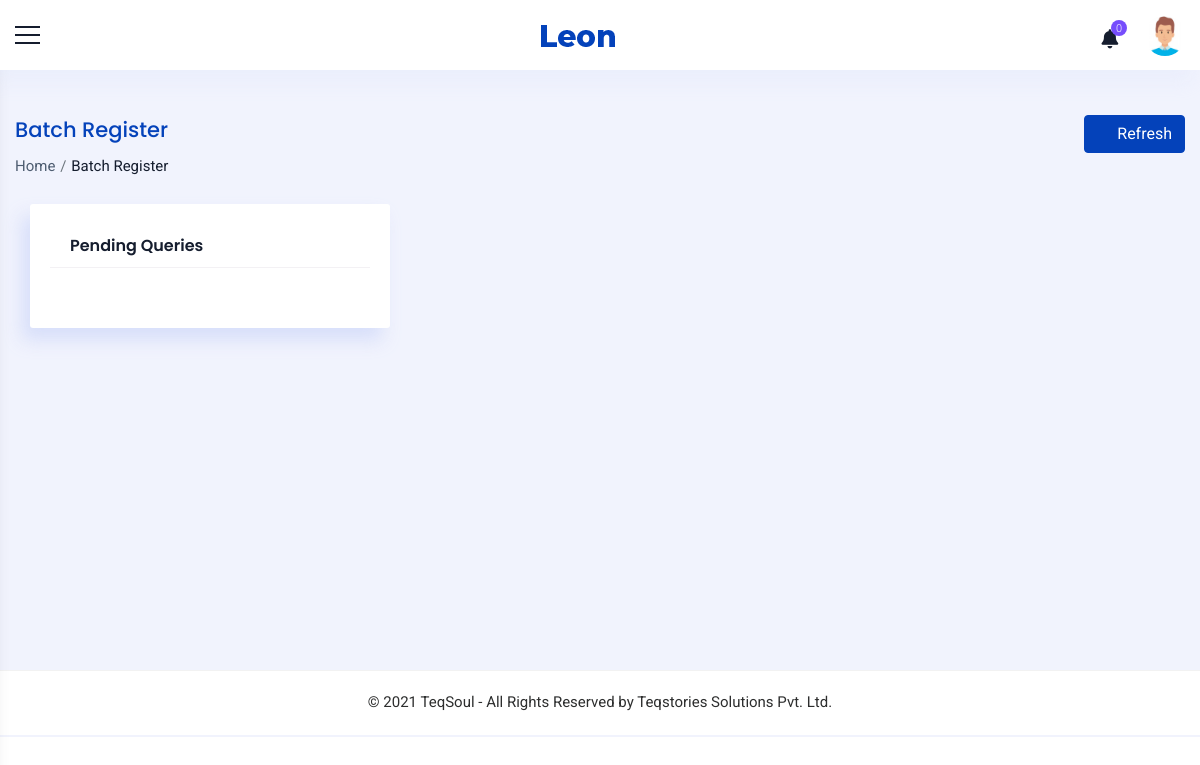
The app's page /trainer/queries/ (signed in), older data.
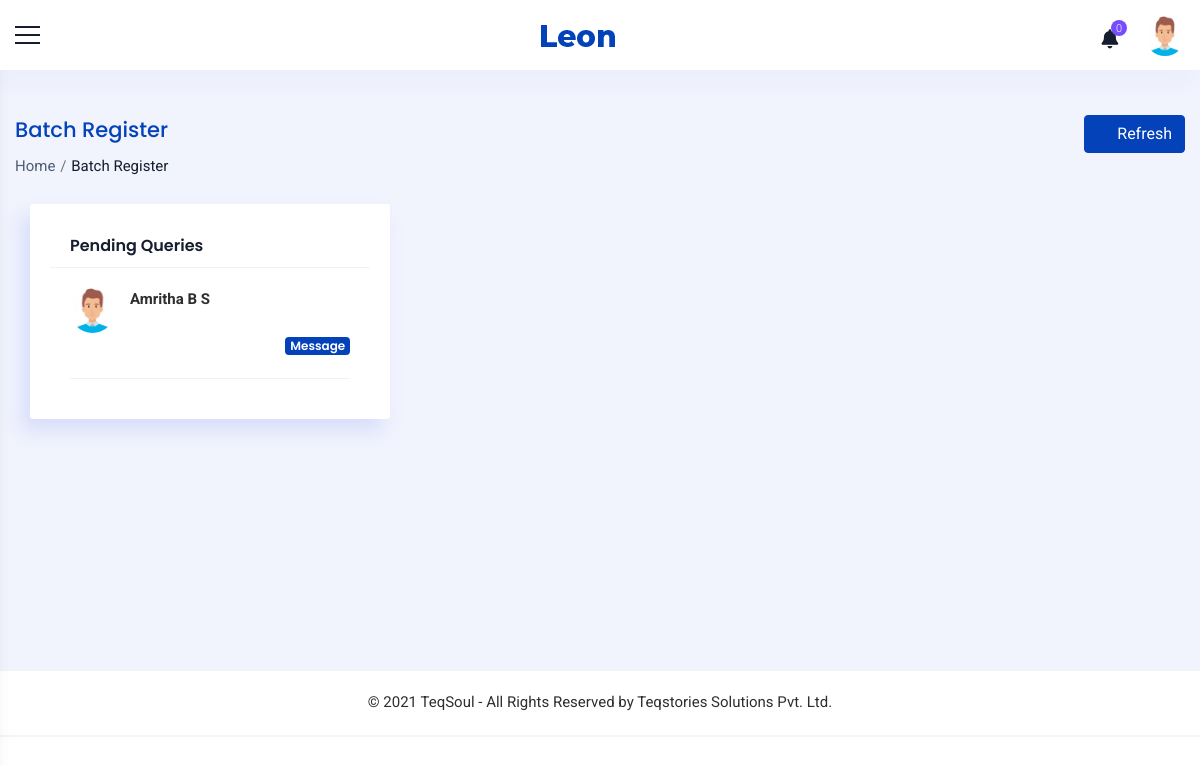
The same page, newer data.
### accounts/models.py (models this page shows, shortened)
class Staff(models.Model):
    value= (
    ('1', 'Operations'),
    ('2', 'Sales'),
    ('3', 'Trainer'),
    ('4', 'Admin'),
    ('5', 'Operations Manager'),
    ('6', 'Sales Manager'),
    ('7', 'Trainer Manager'),
    )
    user = models.OneToOneField(User,on_delete=models.CASCADE,null=True,blank=True)
    name = models.CharField(max_length=100,null=True, blank=True)
    empid = models.CharField(max_length=100,null=True, blank=True)
    mobile = models.CharField(max_length=10,null=True, blank=True)
    email = models.EmailField(max_length=200,null=True, blank=True)
    sex = models.CharField(max_length=10,null=True,choices=sex_choices, blank=True)
    dob = models.DateField(null=True, blank=True)
    doj = models.DateField(null=True, blank=True)
    blood_group = models.CharField(max_length=100,null=True, blank=True,choices=groups)
    house = models.CharField(max_length=100,null=True, blank=True)
    street =models.CharField(max_length=100,null=True, blank=True)
    street2 =models.CharField(max_length=100,null=True, blank=True)
    city = models.CharField(max_length=100,null=True, blank=True)
    state = models.CharField(max_length=100,null=True,choices=state, blank=True)
    pin = models.CharField(max_length=100,null=True,blank=True)
    stype = models.CharField(max_length=100,null=True,choices=value, blank=True)
    status = models.CharField(max_length=20,choices=(('Active','Active'),('Inactive','Inactive')),default='Active')
    profile_pic = models.ImageField(null=True, blank=True,upload_to='images/dp/',default='accounts/static/images/user3.png')
    facebook = models.CharField(max_length=1000, null=True, blank=True)
    linkedin = models.CharField(max_length=1000, null=True, blank=True)
    instagram = models.CharField(max_length=1000, null=True, blank=True)
    approval = models.BooleanField(null=True, blank=True, default=False)
    class Meta:
        unique_together = [['name']]

class ChatRoom(models.Model):
    user1 = models.ForeignKey(Staff,on_delete=models.CASCADE,null=True, blank=True,related_name="user1")
    user2 = models.ForeignKey(Staff,on_delete=models.CASCADE,null=True, blank=True,related_name="user2")
    student = models.ForeignKey(Student,on_delete=models.CASCADE,null=True, blank=True,related_name="client")
    user_1_status = models.CharField(max_length=100,null=True, blank=True,choices=(('Read','Read'),('Unread','Unread')))
    user_2_status = models.CharField(max_length=100,null=True, blank=True,choices=(('Read','Read'),('Unread','Unread')))
    student_status = models.CharField(max_length=100,null=True, blank=True,choices=(('Read','Read'),('Unread','Unread')))
    timestamp = models.DateTimeField(null=True, blank=True)

class Student(models.Model):
    user= models.OneToOneField(User,on_delete=models.CASCADE,null=True,blank=True)
    name = models.CharField(max_length=100,blank=True)
    mobile = models.CharField(max_length=10,blank=True)
    email = models.EmailField(max_length=200,blank=True)
    sex = models.CharField(max_length=10,null=True,choices=sex_choices,blank=True)
    dob = models.DateField(null=True, blank=True)
    blood_group = models.CharField(max_length=100,null=True, blank=True,choices=groups)
    house = models.CharField(max_length=100,null=True,blank=True)
    street =models.CharField(max_length=100,null=True,blank=True)
    street2 =models.CharField(max_length=100,null=True,blank=True)
    city = models.CharField(max_length=100,null=True,blank=True)
    state = models.CharField(max_length=100,null=True,choices=state,blank=True)
    pincode = models.CharField(max_length=6,null=True, blank=True)
    course_enrolled = models.CharField(max_length=1000,null=True,blank=True)
    now_attending = models.CharField(max_length=1000,null=True,blank=True)
    start_date = models.DateField(null=True,blank=True)
    shared = models.CharField(max_length=100,choices=(('Yes', 'Yes'), ('No', 'No')),blank=True,null=True,default='No')
    status = models.CharField(max_length=20,choices=(('Active','Active'),('Inactive','Inactive')),default='Active',blank=True)
    profile_pic = models.ImageField(null=True,default='accounts/static/images/user1.png',blank=True, upload_to='images/dp/')
    cv = models.FileField(blank=True, null=True,upload_to='data/cv/')

### accounts/views.py (the view)
# urls.py: path('trainer/queries/',ViewQueries.as_view(),name='view_queries'),
class ViewQueries(View):
    def get(self, request):
        x= TrainerCheck(request)
        if x == True:
            staff = Staff.objects.get(user=request.user)
            notify = Notifications(staff)
            count = CountNotifications(notify)
            chatroom = ChatRoom.objects.filter(user1=staff).order_by('-timestamp')
            for i in chatroom:
                student = i.student
                if student:
                    pass
                else:
                    chatroom = chatroom.exclude(i)
            context = {'count':count,'notify':notify,'staff':staff,'chatroom':chatroom}
            return render(request,'trainer/view_queries.html',context)
        else:
            if request.user.is_authenticated:
                return render(request,'messages/common/permission_error.html')
            else:
                return redirect('home')

### accounts/functions.py (called while the page is built)
def TrainerCheck(request):
    user = request.user
    if user.is_authenticated:
        try:
            staff = Staff.objects.get(user=user)
            if staff.stype == '3' or staff.stype=='4' or staff.stype== '7':
                return (True)
            else:
                return (False)
        except:
            return (False)
    else:
        return (False)

def Notifications(staff):
    notifications = Notification.objects.filter(user1=staff,status='2').order_by('-date').order_by('-time')
    return notifications

def CountNotifications(notifications):
    count = 0
    for i in notifications:
        count = count +1
    return count

### accounts/templates/trainer/view_queries.html (shortened to what this page needs)
{% extends 'common/main.html' %}
{% load static %}
{% block content %}
{% include 'common/header.html' %}
<div class="container_full">
    <div class="content_wrapper bg_homebefore inner-wrapper tables-sec">
        <div class="container-fluid">
            <div class="breadcrumbbar">
                <div class="row">
                  <div class="col-md-8 col-lg-8">
                    <h4 class="page-title">Batch Register</h4>
                    <div class="breadcrumb-list">
                      <ol class="breadcrumb">
                        <li class="breadcrumb-item"><a href="{% url 'home' %}">Home</a></li>
                        <li class="breadcrumb-item active" aria-current="page">Batch Register</li>
                      </ol>
                    </div>
                  </div>
                  <div class="col-md-4 col-lg-4 mr-0">
                    <div class="widgetbar">
                        <button class="btn btn-primary" onclick="window.location.reload()"><i class="ti ti-reload mr-2"></i>Refresh</button>
                    </div>
                  </div>
                </div>
              </div>
        <div class="row ">
            <div class="col-12">
                <div class="">
                    <div class="col-12 col-xl-4">
                        <div class="card  m-b-30 no-border">
                          <div class="card-header bg-white">
                            <h3 class="card-title float-left">Pending Queries</h3>
                          </div>
                          <div class="card-body visitor-customer">
                            {% for i in chatroom %}
                            <div class="media border-bottom p-b-15"> <img class="rounded-circle m-r-15 w-45"
                                src="{{i.user1.profile_pic.url}}" alt="widget">
                              <div class="media-body">
                                <div><strong>{{i.student.name}}</strong></div>
                              </div>
                              <br>
                              <div class="float-right text-left">
                                <small class="text-muted  ml-md-auto" style="text-align: left;">{{i.timestamp.time}}<br>{{i.timestamp.date}}</small><br>
                                <h6><a class="badge badge-default" href="{% url 'reply_query' i.id %}">Message</a></h6>
                              </div>
                            </div>
                            {% endfor %}
                          </div>
                        </div>
                      </div>
                </div>
            </div>
        </div>
        </div>
    </div>
    {% include 'common/footer.html' %}
</div>
{% endblock %}

### accounts/templates/common/main.html (shortened to what this page needs)
{% load static %}
<!doctype html>
<html>
<head>
<link href="{% static 'css/plugins.css' %}" rel="stylesheet" >
<link href="{% static 'css/style.css' %}" rel="stylesheet">
<link rel="stylesheet" href="https://unpkg.com/@icon/themify-icons/themify-icons.css">
<link rel="stylesheet" href="https://cdnjs.cloudflare.com/ajax/libs/font-awesome/6.0.0-beta2/css/all.min.css" />
</head>
<body>
<div class="wrapper">
    {% block content %}
    {% endblock %}
</div>
</body>
</html>

### accounts/templates/common/header.html (shortened to what this page needs)
{% load static %}
<div class="header-bg">
    <header class="main-header">
      <div class="container_header phone_view border_top_bott">
        <div class="row">
          <div class="col-md-12 d-flex justify-content-between align-items-center">
            <div class="menu-icon"> <a href="javascript:void(0)" class="menu-toggler sidebar-toggler"></a> </div>
            <div class="logo d-flex align-items-center justify-content-center"> <a href="javascript:void(0)"> <strong
                  class="logo_icon"> <img src="{% static 'images/small-logo.png' %}" alt=""> </strong>  </a> </div>
            <div class="right_detail">
              <div class="row d-flex align-items-center justify-content-end">
                <div class="col-xl-12 col-12 d-flex justify-content-end">
                  <div class="right_bar_top d-flex align-items-center">
                    {% if staff %}
                        {% include 'common/notifications.html' %}
                        <div class="dropdown dropdown-user"> <a href="javascript:void(0)" class="dropdown-toggle"
                            data-toggle="dropdown" data-hover="dropdown" data-close-others="true" aria-expanded="true"> <img
                              class="img-circle pro_pic" src="{{staff.profile_pic.url}}" alt="{{staff.name}}"> </a>
                        </div>
                    {% endif %}
                  </div>
                </div>
              </div>
            </div>
          </div>
        </div>
      </div>
    </header>
  </div>

### accounts/templates/common/notifications.html (shortened to what this page needs)
<div class="dropdown dropdown-notification"> <a href="javascript:void(0)" onclick="read()" class="dropdown-toggle"
    data-toggle="dropdown" data-hover="dropdown" data-close-others="true" aria-expanded="false"> <i
      class="fa fa-bell"></i> <span class="badge_coun"> {{count}} </span> </a>
</div>

### accounts/templates/common/footer.html
<div class="row">
    <div class="col-lg-12">
      <div class="footerbar">
        <footer class="footer">
          <p class="mb-0">© <span id="year"></span> TeqSoul - All Rights Reserved by Teqstories Solutions Pvt. Ltd.</p>
        </footer>
      </div>
    </div>
  </div>

### accounts/static/css/style.css (style rules this page uses)
* { margin: 0; padding: 0; }
body { font-family: 'Roboto', sans-serif; font-size: 15px; line-height: 1.57143; font-weight: 400; color: #2d2e2e; }
h1, h2, h3, h4, h5, h6 { font-family: Poppins, sans-serif; margin-top: 0; font-weight: 600; color: #151d2e; }
a { color: #2d2e2e; transition: all 0.3s ease 0s; }
a, a:hover, a:active, a:focus { outline: none; text-decoration: none; }
i { transition: all 0.4s ease-in-out 0s; }
ul, li { list-style: outside none none; }
.img-circle { border-radius: 50%; }
.m-b-30 { margin-bottom: 30px; }
.border-bottom { border-bottom: 1px solid rgba(82, 63, 105, 0.07) !important; }
.w-45 { max-width: 45px; }
.m-r-15 { margin-right: 15px !important; }
.rounded-circle { border-radius: 50% !important; }
.p-b-15 { padding-bottom: 15px !important; }
.card-title { font-size: 16px; }
.text-muted { color: #98a6ad !important; }
.btn-primary { color: #ffffff; background-color: #0442ba; border-color: #0442ba; box-shadow: none; }
.container_full { background: #f1f3fd; margin-top: 70px; position: relative; min-height: calc(100vh - 133px); overflow-x: hidden; }
.content_wrapper { margin-left: 0; margin-right: 0px; margin-top: 0; min-height: 600px; padding: 25px 0px 0px 0px; position: relative; }
.bg_homebefore { position: relative; }
.content_wrapper { padding-top: 25px; transition: all 0.3s; margin-left: 0px; }
.card { border-radius: 3px; background-color: #ffffff; box-shadow: -8px 12px 18px 0 rgba(209, 218, 249, 0.8); border: none; }
.card-header { border-bottom: 1px solid transparent; background-color: transparent; }
.breadcrumbbar { margin: 20px 0 25px; padding: 0; background-color: transparent; border-radius: 3px; }
.breadcrumbbar .page-title { color: #0442ba; font-size: 21px; font-weight: 500; line-height: 30px; margin-bottom: 10px; }
.breadcrumbbar .breadcrumb-list { text-align: left; }
.breadcrumbbar .breadcrumb { margin: 0; padding: 0; display: inline-flex; background-color: transparent; }
.breadcrumbbar .breadcrumb .breadcrumb-item a { color: #4e5d71; }
.breadcrumbbar .breadcrumb .breadcrumb-item.active { color: #151d2e; }
.breadcrumbbar .breadcrumb-item + .breadcrumb-item { padding-left: 0.3rem; }
.breadcrumbbar .breadcrumb-item + .breadcrumb-item::before { padding-right: 0.3rem; }
.breadcrumbbar .widgetbar { text-align: right; }
.inner-wrapper .card-header { border-bottom: 1px solid rgba(82, 63, 105, 0.07) !important; }
.inner-wrapper .card-header .card-title { margin: 0; }
.badge-default { background-color: #0442ba; color: #ffffff; }
.badge { display: inline-block; padding: .25em .4em; font-size: 75%; font-weight: 600; line-height: 1; text-align: center; white-space: nowrap; vertical-align: baseline; border-radius: .25rem; transition: color .15s ease-in-out, background-color .15s ease-in-out, border-color .15s ease-in-out, box-shadow .15s ease-in-out; }
.tables-sec .card { padding: 20px; }
.footerbar { padding: 20px 30px; text-align: center; background-color: #ffffff; border-top: 1px solid rgba(0, 0, 0, 0.05); }

Row changes from the older to the newer data that the page shows:
added ChatRoom: user1.profile_pic (picture), student.name "Amritha B S"
